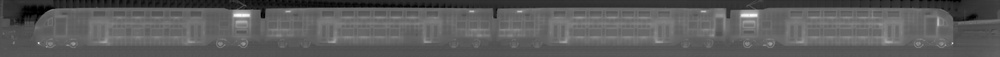
%> input picture img/2017-11-29@10-58-30-IR.seq.jpg, 1000 x 57 px, shrunk from 9006 x 512 before the run
$ octave split_train_ir.m   (GNU Octave 9; MATLAB toolbox functions it lacks are replaced by stand-ins)
%> lines starting %> are read from the running program, lines starting %| are printed output that depends on the picture
clear all; clc; close all;

I = imread('img/2017-11-29@10-58-30-IR.seq.jpg');
%> I is the input picture: size 57x1000x3 uint8; min 0, max 254, mean 90.6
J = I;
imshow(I);

I = rgb2gray(I);
%> I: size 57x1000 uint8
I = adapthisteq(I);
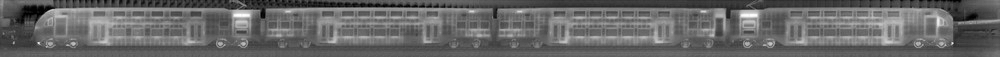
%> I: size 57x1000 uint8; min 0, max 255, mean 102.2
figure;
imshow(I);

[rows cols] = size(I);
%> rows = 57; cols = 1000
xmin = 0;
ymin = rows * 2/3;
%> ymin = 38
width = cols;
%> width = 1000
height = rows - ymin;
%> height = 19
rect = [xmin ymin width height];
%> rect = [0 38 1000 19]
I = imcrop(I, rect);
figure;
imshow(I);
imwrite(I, 'cropped.jpg');

% I = imbinarize(I, 0.6);
% I = adaptthresh(I);
imwrite(I, 'bw.jpg');

[centers, radii, metric] = imfindcircles(I,[25 70],'ObjectPolarity', 'bright', 'Sensitivity', 0.9);
%> centers = [500.5 10.5]; radii = 25; metric = 0.00263
finalFig = figure;
imshow(J);
viscircles(centers + [0, ymin], radii,'Color','b');
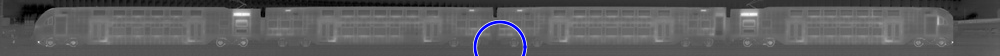
%> figure redrawn from the program's plot data

centers = sort(centers, 1);
[rows cols] = size(centers);
%> rows = 1; cols = 2
relDiff = zeros(rows, 1);
prev = 0;
for i=1:rows
    relDiff(i) = centers(i, 1) - prev;
    prev = centers(i, 1);
end
%> this loop made 1 pass
%> prev on pass 1: 500.5
max = max(relDiff);
%> max = 500.5
max = max * 0.9;
%> max = 450.5
groups = zeros(rows, 1);
nr = 1;
for i=1:rows
    dist = relDiff(i);
    if dist < max
        groups(i) = nr;
    else
        nr = nr + 1;
        groups(i) = nr;
    end
end
%> this loop made 1 pass
%> (dist, nr) on pass 1: (500.5, 2)

centers = [centers(:,1) groups];
%> centers = [500.5 2]
figure(finalFig);
[maxY maxX] = size(J);
%> maxY = 57; maxX = 3000
prev_car = 0;
for i=1:nr
    [row, col] = find(centers == i);
    count = size(row);
    count = count(1,1);
    if count >= 3
        first = centers(row(1), 1);
        last = centers(row(count), 1);
        middle = (first + last) / 2;
        line([middle middle], [0 maxY], 'LineWidth', 5);
        xmin = prev_car;
        ymin = 0;
        width = middle - prev_car;
        height = maxY;
        rect = [xmin ymin width height];
        C = imcrop(J, rect);
        imwrite(C, sprintf('car_%d.jpg', i))
        prev_car = middle;
    end
end
%> this loop made 2 passes
%> count on pass 1: 1
%> (row, col, count) on pass 2: (1, 2, 1)
%> after the loop, prev_car = 0; xmin = 0
xmin = prev_car;
ymin = 0;
width = maxX - prev_car;
%> width = 3000
height = maxY;
%> height = 57
rect = [xmin ymin width height];
%> rect = [0 0 3000 57]
C = imcrop(J, rect);
imwrite(C, sprintf('car_%d.jpg', nr+1))

$ run again, with img/2017-11-25@11-17-28-IR.seq.jpg copied over img/2017-11-29@10-58-30-IR.seq.jpg
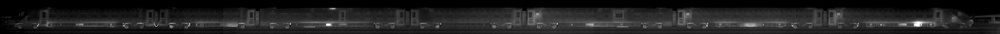
%> input picture img/2017-11-25@11-17-28-IR.seq.jpg, 1000 x 34 px, shrunk from 14944 x 512 before the run
%> I is the input picture: size 34x1000x3 uint8; min 0, max 255, mean 32.3
%> `I = adapthisteq(I);`:
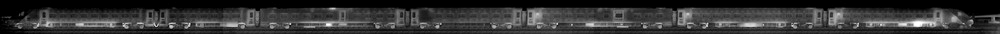
%> I: size 34x1000 uint8; min 0, max 255, mean 50.2
%> `[centers, radii, metric] = imfindcircles(I,[25 70],'ObjectPolarity', '..`: centers = [500.5 6.5]; radii = 25; metric = 0.00102
%> `viscircles(centers + [0, ymin], radii,'Color','b');`:
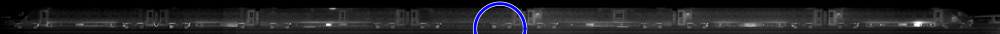
%> figure redrawn from the program's plot data
%> `[rows cols] = size(centers);`: rows = 1; cols = 2
%> the loop `for i=1:rows` made 1 pass
%> prev on pass 1: 500.5
%> `max = max(relDiff);`: max = 500.5
%> `max = max * 0.9;`: max = 450.5
%> the loop `for i=1:rows` made 1 pass
%> (dist, nr) on pass 1: (500.5, 2)
%> `centers = [centers(:,1) groups];`: centers = [500.5 2]
%> the loop `for i=1:nr` made 2 passes
%> count on pass 1: 1
%> after the loop `for i=1:nr`: prev_car = 0
%> `width = maxX - prev_car;`: width = 3000
%> `rect = [xmin ymin width height];`: rect = [0 0 3000 34]

$ run again, with img/2017-11-26@19-16-25-IR.seq.jpg copied over img/2017-11-29@10-58-30-IR.seq.jpg
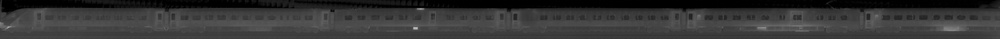
%> input picture img/2017-11-26@19-16-25-IR.seq.jpg, 1000 x 39 px, shrunk from 12813 x 497 before the run
%> I is the input picture: size 39x1000x3 uint8; min 0, max 194, mean 52.9
%> `I = adapthisteq(I);`:
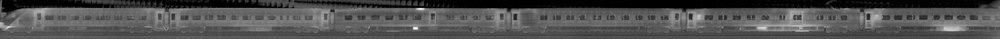
%> I: size 39x1000 uint8; min 0, max 255, mean 79.3
%> `[centers, radii, metric] = imfindcircles(I,[25 70],'ObjectPolarity', '..`: centers = [500.5 7.5]; radii = 25; metric = 0.00123
%> `viscircles(centers + [0, ymin], radii,'Color','b');`:
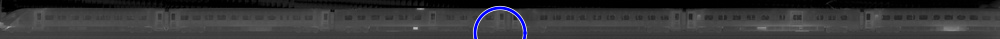
%> figure redrawn from the program's plot data
%> `[rows cols] = size(centers);`: rows = 1; cols = 2
%> the loop `for i=1:rows` made 1 pass
%> prev on pass 1: 500.5
%> `max = max(relDiff);`: max = 500.5
%> `max = max * 0.9;`: max = 450.4
%> the loop `for i=1:rows` made 1 pass
%> (dist, nr) on pass 1: (500.5, 2)
%> `centers = [centers(:,1) groups];`: centers = [500.5 2]
%> the loop `for i=1:nr` made 2 passes
%> count on pass 1: 1
%> after the loop `for i=1:nr`: prev_car = 0
%> `width = maxX - prev_car;`: width = 3000
%> `rect = [xmin ymin width height];`: rect = [0 0 3000 39]

$ run again, with img/2017-11-27@17-59-20-IR.seq.jpg copied over img/2017-11-29@10-58-30-IR.seq.jpg
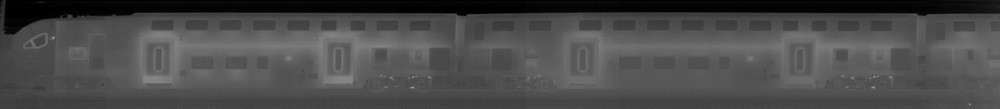
%> input picture img/2017-11-27@17-59-20-IR.seq.jpg, 1000 x 109 px, shrunk from 4578 x 497 before the run
%> I is the input picture: size 109x1000x3 uint8; min 0, max 172, mean 74.8
%> `I = imcrop(I, rect);`:
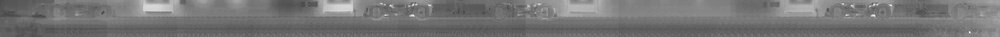
%> I: size 37x1000 uint8; min 70, max 249, mean 116.7
%> `[centers, radii, metric] = imfindcircles(I,[25 70],'ObjectPolarity', '..`: centers = [500.5 19]; radii = 49.25; metric = 0.00364
%> `viscircles(centers + [0, ymin], radii,'Color','b');`:
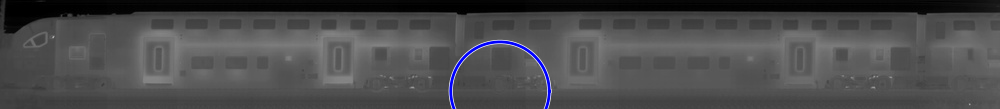
%> figure redrawn from the program's plot data
%> `[rows cols] = size(centers);`: rows = 1; cols = 2
%> the loop `for i=1:rows` made 1 pass
%> prev on pass 1: 500.5
%> `max = max(relDiff);`: max = 500.5
%> `max = max * 0.9;`: max = 450.4
%> the loop `for i=1:rows` made 1 pass
%> (dist, nr) on pass 1: (500.5, 2)
%> `centers = [centers(:,1) groups];`: centers = [500.5 2]
%> the loop `for i=1:nr` made 2 passes
%> count on pass 1: 1
%> after the loop `for i=1:nr`: prev_car = 0
%> `width = maxX - prev_car;`: width = 3000
%> `rect = [xmin ymin width height];`: rect = [0 0 3000 109]
